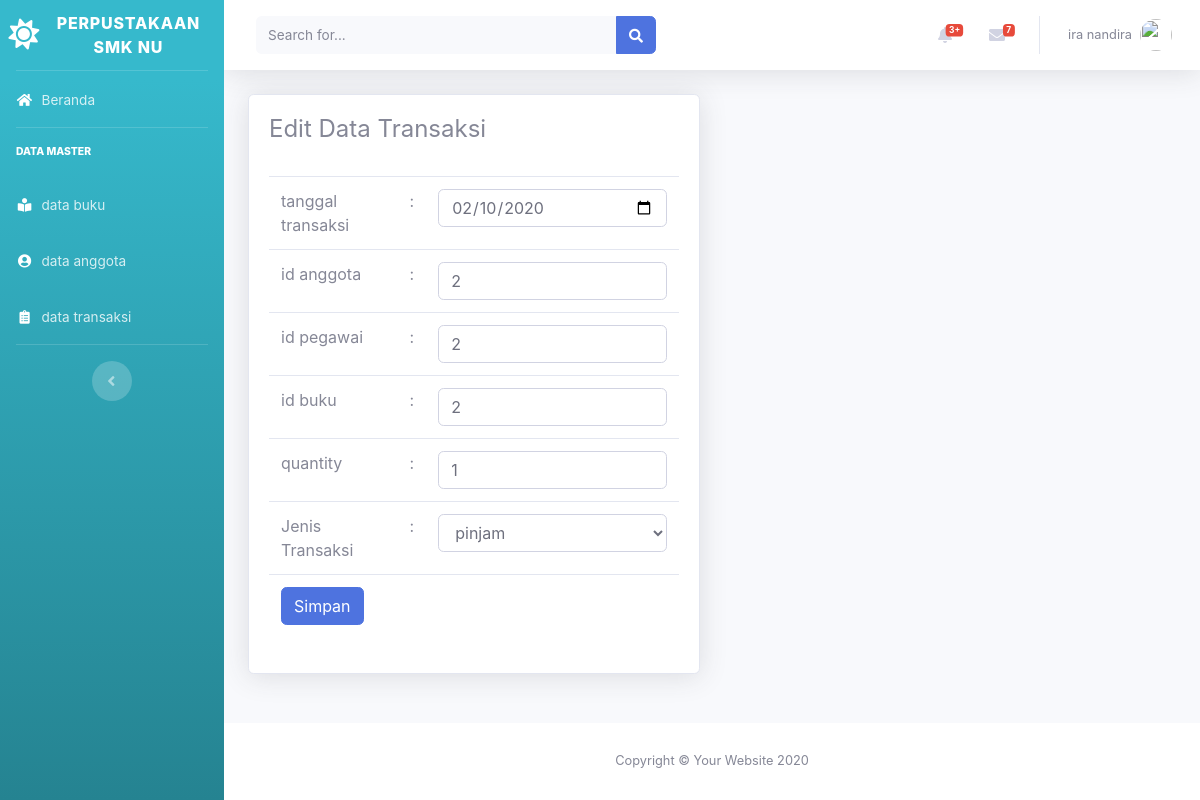
Screenshot of /beranda.php?page=transaksi&aksi=edit&id=2 (signed in) with the database file from the repository.
### tables this page shows
CREATE TABLE `tabel_transaksi` (
  `id_transaksi` int(5) NOT NULL,
  `tanggal_transaksi` date NOT NULL,
  `id_anggota` int(5) NOT NULL,
  `id_pegawai` int(5) NOT NULL,
  `id_buku` int(7) NOT NULL,
  `quantity` int(2) NOT NULL,
  `jenis_transaksi` enum('pinjam','kembali') NOT NULL
);

### views/transaksi/edittransaksi.php (the view, shortened to what this page needs)
<?php
@$id = $_GET['id'];
$sql    = "select * from tabel_transaksi where id_transaksi=$id";
$show   = $db->query($sql);
$hasil  = mysqli_fetch_assoc($show);
?>
<div class="container-fluid">
    <div class="row">
        <div class="col-lg-6">
            <div class="card shadow mb-4">
                <div class="card-body">
                    <div class="table-responsive">
                        <h4>Edit Data Transaksi</h4>
                        <br>
                        <form action="model/transaksi/prosesupdatetransaksi.php" method="POST">
                            <table class="table">
                                <tr>
                                    <td>tanggal transaksi</td>
                                    <td>:</td>
                                    <td><input type="date" class="form-control" name="tanggal_transaksi" id="tanggal_transaksi" value="<?php echo $hasil['tanggal_transaksi'] ?>"></td>
                                </tr>
                                <tr>
                                    <td>id anggota</td>
                                    <td>:</td>
                                    <td><input type="text" class="form-control" name="id_anggota" id="id_anggota" value="<?php echo $hasil['id_anggota'] ?>"></td>
                                </tr>
                                <tr>
                                    <td>id pegawai</td>
                                    <td>:</td>
                                    <td><input type="text" class="form-control" name="id_pegawai" id="id_pegawai" value="<?php echo $hasil['id_pegawai']?>"></td>
                                </tr>
                                <tr>
                                    <td>id buku</td>
                                    <td>:</td>
                                    <td><input type="text" class="form-control" name="id_buku" id="id_buku" value="<?php echo $hasil['id_buku'] ?>"></td>
                                </tr>
                                <tr>
                                    <td>quantity</td>
                                    <td>:</td>
                                    <td><input type="text" class="form-control" name="quantity" id="quantity" value="<?php echo $hasil['quantity'] ?>"></td>
                                </tr>
                                <tr>
                                    <td>Jenis Transaksi</td>
                                    <td>:</td>
                                    <td>
                                        <select class="form-control" name="jenis_transaksi" id="jenis_transksi">
                                            <option value="pinjam">pinjam</option>
                                        </select>
                                </tr>
                                <tr>
                                    <td colspan="3">
                                        <input type="submit" class="btn btn-primary" value="Simpan">
                                    </td>
                                </tr>
                            </table>
                        </form>
                    </div>
                </div>
            </div>
        </div>
    </div>
</div>

### rows the page displays
tabel_transaksi: tanggal_transaksi "02/10/2020", id_anggota "2", id_pegawai "2", id_buku "2", quantity "1"

### other values shown
$_SESSION['username'] "ira nandira"
